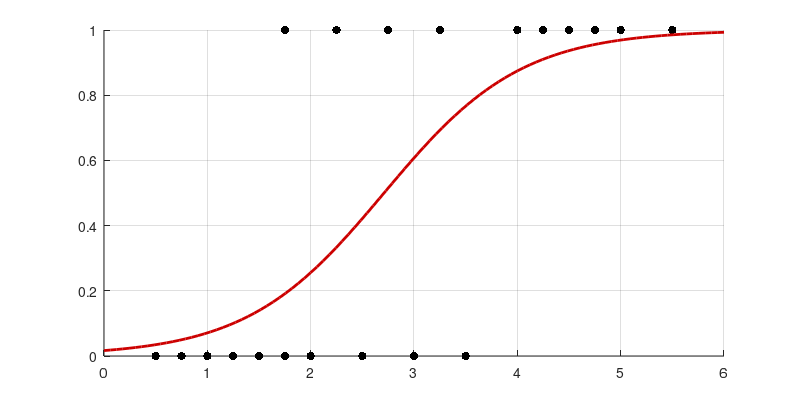

MATLAB code for this plot: (Note: this script raises an error after producing the figure.)
function demo_LS_IRLS_logisticRegression01
% Logistic regression computed with iteratively reweighted least squares (IRLS) algorithm,
% which is equivalent to minimizing the log-likelihood of a Bernoulli distributed process using Newton's method
%
% Sylvain Calinon, 2019


%% Parameters
%%%%%%%%%%%%%%%%%%%%%%%%%%%%%%%%%%%%%%%%%%%%%%%%%%%%%%%%%%%%%%%%%%%%%%%%%%%
nbVarIn = 2; %Dimension of input vector
nbData = 20; %Number of datapoints
nbIter = 50; %Number of iterations for IRLS


%% Generate data (example from https://en.wikipedia.org/wiki/Logistic_regression)
%%%%%%%%%%%%%%%%%%%%%%%%%%%%%%%%%%%%%%%%%%%%%%%%%%%%%%%%%%%%%%%%%%%%%%%%%%%
%Time passed studying for an exam (explanatory variables)
X =	[ones(nbData,1), [0.50; 0.75; 1.00; 1.25; 1.50; 1.75 ;1.75; 2.00; 2.25; 2.50; 2.75; 3.00; 3.25; 3.50; 4.00; 4.25; 4.50; 4.75; 5.00; 5.50]]; 
%Failed/passed exam (binary response variables)
y =	[0; 0; 0; 0; 0; 0; 1; 0; 1; 0; 1; 0; 1; 0; 1; 1; 1; 1; 1; 1]; 


%% Iteratively reweighted least squares (IRLS)
%%%%%%%%%%%%%%%%%%%%%%%%%%%%%%%%%%%%%%%%%%%%%%%%%%%%%%%%%%%%%%%%%%%%%%%%%%%
a = zeros(nbVarIn,1); %Parameters
for n=1:nbIter
	mu = 1 ./ (1 + exp(-X*a)); %Expected value of the Bernoulli distribution (logistic function)
	W = diag(mu .* (1 - mu)); %Diagonal weighting matrix	
	a = X' * W * X \ X' * (W * X * a + y - mu); %Update of parameters with weighted least squares
end
a


%% Plot
%%%%%%%%%%%%%%%%%%%%%%%%%%%%%%%%%%%%%%%%%%%%%%%%%%%%%%%%%%%%%%%%%%%%%%%%%%%
X0 = [ones(100,1), linspace(0,6,100)'];
p = 1 ./ (1 + exp(-X0*a)); %Logistic function (probability of passing the exam)

figure('PaperPosition',[0 0 8 4],'position',[10,10,1200,500]); hold on; grid on;
plot(X(:,2), y(:,1), '.','markersize',18,'color',[0 0 0]);
% set(gca,'fontsize',12,'xtick',0:6,'ytick',[0,.5,1]); 
% xlabel('$x$','interpreter','latex','fontsize',18); ylabel('$p(x)$','interpreter','latex','fontsize',18);
% print('-dpng','graphs/demo_LS_IRLS_logisticRegression01.png');
plot(X0(:,2), p, '-','linewidth',2,'color',[.8 0 0]);
set(gca,'fontsize',12,'xtick',sort([0:6,round(-a(1)/a(2),2)]),'ytick',[0,.5,1]); 
xlabel('$x$','interpreter','latex','fontsize',18); ylabel('$p(x)$','interpreter','latex','fontsize',18);
% print('-dpng','graphs/demo_LS_IRLS_logisticRegression02.png');

pause;
close all;